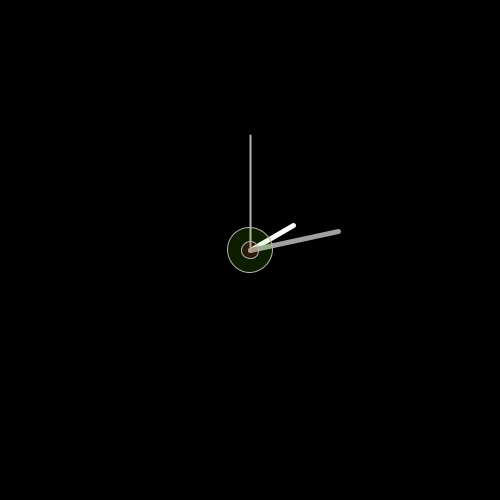
Frame 1 (no input)
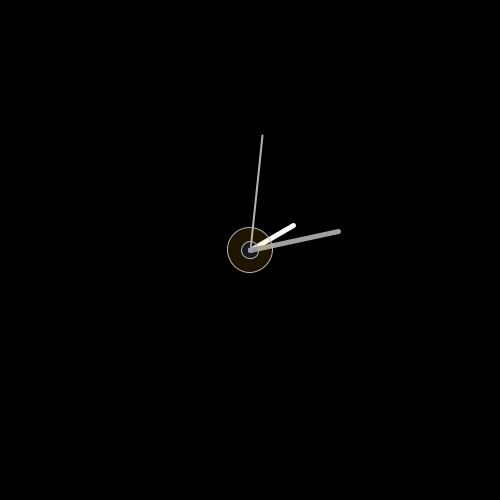
Frame 60 (the mouse pressed at the canvas centre just before this capture)
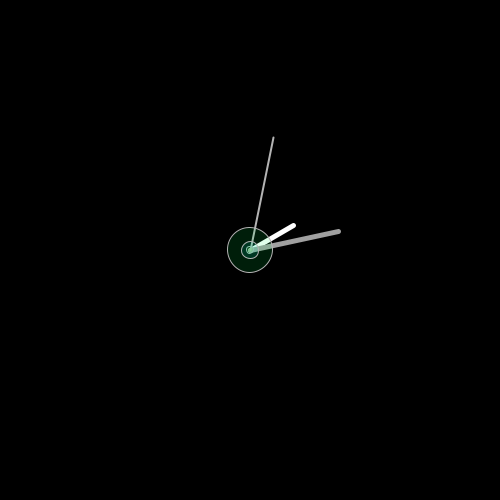
Frame 120 (the mouse held since frame 60 and released just before this capture)

The Processing sketch that drew these frames (run headless with seeded random() and noise(); from frame 60 on, the mouse is pressed at the canvas centre):

// Processing sketch: processing_106132
// ── processing_106132.pde

void setup() {
  size(500, 500);
  background(0);
  colorMode(HSB,255);
}

void draw() {
  background(0);
  smooth();
  
  //-----------------------start translate-----------------
  pushMatrix();
  translate (width/2, height/2); // to the center
  
  //hour
  strokeWeight(5);
  stroke(255);
  pushMatrix();
  rotate(radians (30*hour()));
  line(0, 0, 0, -50);
  popMatrix();

  //minute
  strokeWeight(5);
  stroke (160);
  pushMatrix();
  rotate(radians (6*minute ()));
  line(0, 0, 0, -90);
  popMatrix();

  //seconds
  strokeWeight (2);
  stroke(180);
  pushMatrix();
  rotate(radians (6*second ()));
  line(0, 0, 0, -115);
  popMatrix();
  popMatrix();
  //-----------------------end translate-----------------
  
  //background circle
  strokeWeight(1);
  fill(random(0,255), 255, 255, 30);
  float s = map(second(), 0, 59, 0, 200);
  ellipse(width/2, height/2, s, s);
  fill(random(0,255),255 , 255, 30);
  float m = map(minute(), 0, 59, 0, 200);
  ellipse(width/2, height/2, m, m);
  fill(random(0,255), 255, 255, 30);
  float h = map(hour(), 0, 23, 0, 200);
  ellipse(width/2, height/2, h, h);
}
